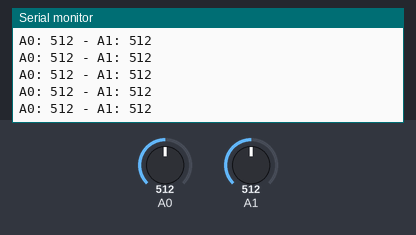
Bench run of a sketch on a simulated Arduino Uno, built with avr-gcc and run on an emulated ATmega328P. On the bench: the last lines printed to the serial monitor. The test bench sets the inputs (shaded band); at power-on: A0 = 512, A1 = 512.

Above: at 1.2 s.
1.3 s: A0 set to 716
At 1.31 s:
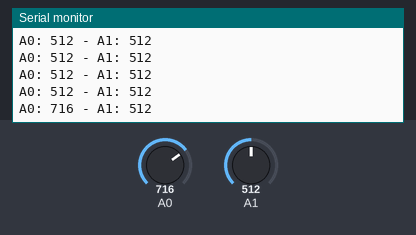
2.8 s: A1 set to 716
At 2.82 s:
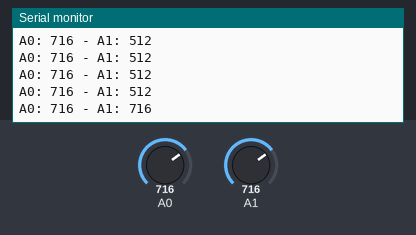
4.3 s: A0 set to 900
At 4.33 s:
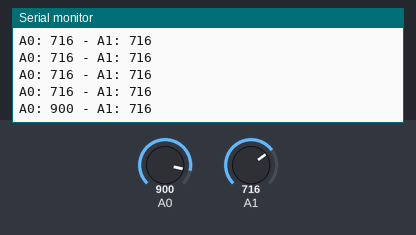
5.8 s: A1 set to 900
At 5.84 s:
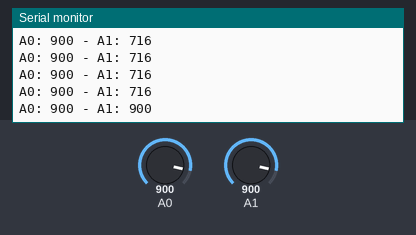
Timing chart, 0 to 8.3 s (numbered marks = the images above; inputs shaded):
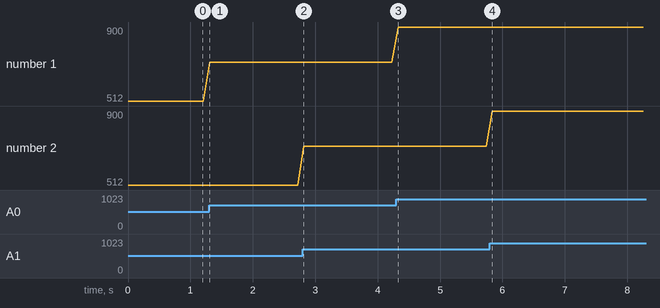

Measured:
- after the input at 1.3 s, the serial monitor: prints a new line at once (image 1)
- after the input at 2.8 s, the serial monitor: prints a new line at once (image 2)
- after the input at 4.3 s, the serial monitor: prints a new line at once (image 3)
- after the input at 5.8 s, the serial monitor: prints a new line at once (image 4)
- plotted number 1: 512 → 716 after the input at 1.3 s, 716 → 900 after the input at 4.3 s

The sketch:

SensorValue.ino
```cpp
void setup() {
  Serial.begin(9600); // Initialize serial communication at 9600 baud rate
}

void loop() {
  int sensorValueA0 = analogRead(A0); // Read analog value from pin A0
  int sensorValueA1 = analogRead(A1); // Read analog value from pin A1

  Serial.print("A0: ");
  Serial.print(sensorValueA0); // Print the analog value from pin A0
  Serial.print(" - ");
  Serial.print("A1: ");
  Serial.print(sensorValueA1); // Print the analog value from pin A1
  Serial.println();
  delay(100); // Delay for 1 second
}
```
